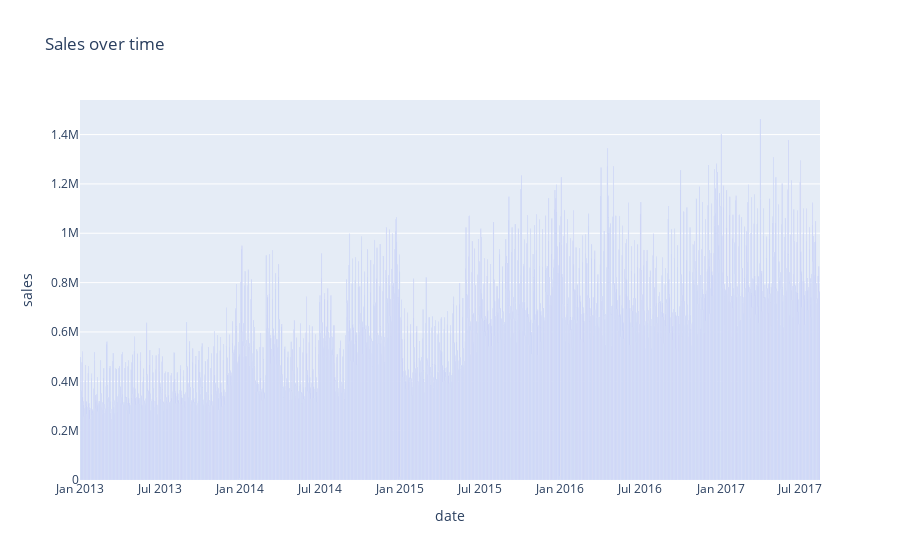

Write notebook code for a chart like this one.
### Markdown cell above
#### Daily sales over time as a bar plot

### Code cell
px.bar(train.groupby("date").agg({"sales": "sum"}).reset_index(), x="date", y="sales", title="Sales over time")

### Figure 1 — Plotly figure (JSON) as saved in the notebook; plotly's stock layout.template omitted (floating-point values rounded to 4 significant figures; data arrays with more than 128 entries replaced by an {"elided": "..."} marker saying what was removed)
{"data": [{"alignmentgroup": "True", "hovertemplate": "date=%{x}<br>sales=%{y}<extra></extra>", "legendgroup": "", "marker": {"color": "#636efa", "pattern": {"shape": ""}}, "name": "", "offsetgroup": "", "orientation": "v", "showlegend": false, "textposition": "auto", "type": "bar", "x": {"elided": "1684 str values"}, "xaxis": "x", "y": {"elided": "1684 float values"}, "yaxis": "y"}], "layout": {"barmode": "relative", "legend": {"tracegroupgap": 0}, "title": {"text": "Sales over time"}, "xaxis": {"anchor": "y", "domain": [0, 1], "title": {"text": "date"}}, "yaxis": {"anchor": "x", "domain": [0, 1], "title": {"text": "sales"}}}}
